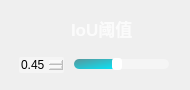
                  <widget class="QFrame" name="IOU_QF_cam">
                   <property name="minimumSize">
                    <size>
                     <width>190</width>
                     <height>90</height>
                    </size>
                   </property>
                   <property name="maximumSize">
                    <size>
                     <width>190</width>
                     <height>90</height>
                    </size>
                   </property>
                   <property name="styleSheet">
                    <string notr="true">QFrame#IOU_QF_cam{
border:2px solid rgba(255, 255, 255, 70);
border-radius:15px;
}</string>
                   </property>
                   <layout class="QVBoxLayout" name="verticalLayout_33">
                    <item>
                     <widget class="QPushButton" name="ToggleBotton_9">
                      <property name="sizePolicy">
                       <sizepolicy hsizetype="Expanding" vsizetype="Fixed">
                        <horstretch>0</horstretch>
                        <verstretch>0</verstretch>
                       </sizepolicy>
                      </property>
                      <property name="minimumSize">
                       <size>
                        <width>0</width>
                        <height>30</height>
                       </size>
                      </property>
                      <property name="maximumSize">
                       <size>
                        <width>16777215</width>
                        <height>30</height>
                       </size>
                      </property>
                      <property name="font">
                       <font>
                        <family>Nirmala UI</family>
                        <pointsize>13</pointsize>
                        <italic>false</italic>
                        <bold>true</bold>
                       </font>
                      </property>
                      <property name="cursor">
                       <cursorShape>ArrowCursor</cursorShape>
                      </property>
                      <property name="mouseTracking">
                       <bool>true</bool>
                      </property>
                      <property name="focusPolicy">
                       <enum>Qt::StrongFocus</enum>
                      </property>
                      <property name="contextMenuPolicy">
                       <enum>Qt::DefaultContextMenu</enum>
                      </property>
                      <property name="layoutDirection">
                       <enum>Qt::LeftToRight</enum>
                      </property>
                      <property name="autoFillBackground">
                       <bool>false</bool>
                      </property>
                      <property name="styleSheet">
                       <string notr="true">QPushButton{
background-image: url(:/all/img/IOU.png);
background-repeat: no-repeat;
background-position: left center;
border: none;
border-left: 20px solid transparent;

text-align: left;
padding-left: 40px;
padding-bottom: 4px;
color: rgba(255, 255, 255, 199);
font: 700 13pt &quot;Nirmala UI&quot;;
}</string>
                      </property>
                      <property name="text">
                       <string>IoU阈值</string>
                      </property>
                      <property name="icon">
                       <iconset theme="zoom-out">
                        <normaloff>.</normaloff>.</iconset>
                      </property>
                      <property name="autoDefault">
                       <bool>false</bool>
                      </property>
                      <property name="default">
                       <bool>false</bool>
                      </property>
                      <property name="flat">
                       <bool>false</bool>
                      </property>
                     </widget>
                    </item>
                    <item>
                     <widget class="QFrame" name="frame_4">
                      <property name="sizePolicy">
                       <sizepolicy hsizetype="Preferred" vsizetype="Preferred">
                        <horstretch>0</horstretch>
                        <verstretch>0</verstretch>
                       </sizepolicy>
                      </property>
                      <property name="minimumSize">
                       <size>
                        <width>0</width>
                        <height>20</height>
                       </size>
                      </property>
                      <property name="maximumSize">
                       <size>
                        <width>16777215</width>
                        <height>20</height>
                       </size>
                      </property>
                      <layout class="QHBoxLayout" name="horizontalLayout_21">
                       <property name="spacing">
                        <number>10</number>
                       </property>
                       <property name="leftMargin">
                        <number>8</number>
                       </property>
                       <property name="topMargin">
                        <number>0</number>
                       </property>
                       <property name="rightMargin">
                        <number>10</number>
                       </property>
                       <property name="bottomMargin">
                        <number>0</number>
                       </property>
                       <item>
                        <widget class="QDoubleSpinBox" name="iou_spinbox_cam">
                         <property name="cursor">
                          <cursorShape>PointingHandCursor</cursorShape>
                         </property>
                         <property name="styleSheet">
                          <string notr="true">QDoubleSpinBox {
border: 0px solid lightgray;
border-radius: 2px;
background-color: rgba(255,255,255,90);
font: 600 9pt &quot;Segoe UI&quot;;
}
        
QDoubleSpinBox::up-button {
width: 10px;
height: 9px;
margin: 0px 3px 0px 0px;
border-image: url(:/all/img/box_up.png);
}
QDoubleSpinBox::up-button:pressed {
margin-top: 1px;
}
            
QDoubleSpinBox::down-button {
width: 10px;
height: 9px;
margin: 0px 3px 0px 0px;
border-image: url(:/all/img/box_down.png);
}
QDoubleSpinBox::down-button:pressed {
margin-bottom: 1px;
}</string>
                         </property>
                         <property name="minimum">
                          <double>0.010000000000000</double>
                         </property>
                         <property name="maximum">
                          <double>1.000000000000000</double>
                         </property>
                         <property name="singleStep">
                          <double>0.050000000000000</double>
                         </property>
                         <property name="value">
                          <double>0.450000000000000</double>
                         </property>
                        </widget>
                       </item>
                       <item>
                        <widget class="QSlider" name="iou_slider_cam">
                         <property name="cursor">
                          <cursorShape>PointingHandCursor</cursorShape>
                         </property>
                         <property name="styleSheet">
                          <string notr="true">QSlider::groove:horizontal {
border: none;
height: 10px;
background-color: rgba(255,255,255,90);
border-radius: 5px;
}

QSlider::handle:horizontal {
width: 10px;
margin: -1px 0px -1px 0px;
border-radius: 3px;
background-color: white;
}

QSlider::sub-page:horizontal {
background-color: qlineargradient(x1:0, y1:0, x2:1, y2:1, stop:0 #59969b, stop:1 #04e7fa);
border-radius: 5px;
}</string>
                         </property>
                         <property name="minimum">
                          <number>1</number>
                         </property>
                         <property name="maximum">
                          <number>100</number>
                         </property>
                         <property name="value">
                          <number>45</number>
                         </property>
                         <property name="orientation">
                          <enum>Qt::Horizontal</enum>
                         </property>
                        </widget>
                       </item>
                      </layout>
                     </widget>
                    </item>
                   </layout>
                  </widget>
